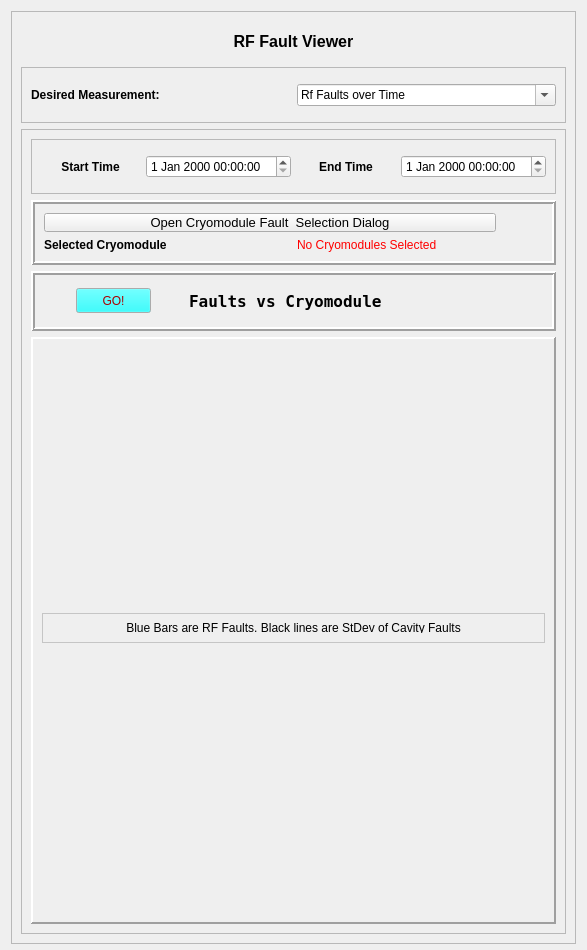
<?xml version="1.0" encoding="UTF-8"?>
<ui version="4.0">
 <class>Form</class>
 <widget class="QWidget" name="Form">
  <property name="geometry">
   <rect>
    <x>0</x>
    <y>0</y>
    <width>587</width>
    <height>950</height>
   </rect>
  </property>
  <property name="windowTitle">
   <string>Form</string>
  </property>
  <layout class="QVBoxLayout" name="verticalLayout">
   <property name="bottomMargin">
    <number>6</number>
   </property>
   <item>
    <layout class="QGridLayout" name="gridLayout">
     <item row="0" column="0">
      <widget class="QFrame" name="frame">
       <property name="frameShape">
        <enum>QFrame::StyledPanel</enum>
       </property>
       <property name="frameShadow">
        <enum>QFrame::Raised</enum>
       </property>
       <layout class="QVBoxLayout" name="verticalLayout_2">
        <item>
         <widget class="QLabel" name="label_6">
          <property name="maximumSize">
           <size>
            <width>16777215</width>
            <height>40</height>
           </size>
          </property>
          <property name="font">
           <font>
            <pointsize>12</pointsize>
            <weight>75</weight>
            <bold>true</bold>
           </font>
          </property>
          <property name="text">
           <string>RF Fault Viewer</string>
          </property>
          <property name="alignment">
           <set>Qt::AlignCenter</set>
          </property>
         </widget>
        </item>
        <item>
         <widget class="QFrame" name="frame_2">
          <property name="sizePolicy">
           <sizepolicy hsizetype="Preferred" vsizetype="Preferred">
            <horstretch>0</horstretch>
            <verstretch>20</verstretch>
           </sizepolicy>
          </property>
          <property name="minimumSize">
           <size>
            <width>0</width>
            <height>56</height>
           </size>
          </property>
          <property name="maximumSize">
           <size>
            <width>16777215</width>
            <height>56</height>
           </size>
          </property>
          <property name="frameShape">
           <enum>QFrame::StyledPanel</enum>
          </property>
          <property name="frameShadow">
           <enum>QFrame::Raised</enum>
          </property>
          <layout class="QHBoxLayout" name="horizontalLayout">
           <item>
            <widget class="QLabel" name="label">
             <property name="font">
              <font>
               <weight>75</weight>
               <bold>true</bold>
              </font>
             </property>
             <property name="text">
              <string>Desired Measurement:</string>
             </property>
            </widget>
           </item>
           <item>
            <widget class="QComboBox" name="RfFltSel">
             <property name="editable">
              <bool>true</bool>
             </property>
             <property name="currentText">
              <string>Rf Faults over Time</string>
             </property>
             <property name="maxCount">
              <number>3</number>
             </property>
            </widget>
           </item>
          </layout>
         </widget>
        </item>
        <item>
         <widget class="QFrame" name="frame_3">
          <property name="frameShape">
           <enum>QFrame::StyledPanel</enum>
          </property>
          <property name="frameShadow">
           <enum>QFrame::Raised</enum>
          </property>
          <layout class="QVBoxLayout" name="verticalLayout_3">
           <item>
            <widget class="QFrame" name="frame_6">
             <property name="maximumSize">
              <size>
               <width>16777215</width>
               <height>55</height>
              </size>
             </property>
             <property name="frameShape">
              <enum>QFrame::StyledPanel</enum>
             </property>
             <property name="frameShadow">
              <enum>QFrame::Raised</enum>
             </property>
             <layout class="QHBoxLayout" name="horizontalLayout_3">
              <item>
               <widget class="QLabel" name="label_4">
                <property name="font">
                 <font>
                  <weight>75</weight>
                  <bold>true</bold>
                 </font>
                </property>
                <property name="text">
                 <string>Start Time</string>
                </property>
                <property name="alignment">
                 <set>Qt::AlignCenter</set>
                </property>
               </widget>
              </item>
              <item>
               <widget class="QDateTimeEdit" name="StartTime"/>
              </item>
              <item>
               <widget class="QLabel" name="label_5">
                <property name="font">
                 <font>
                  <weight>75</weight>
                  <bold>true</bold>
                 </font>
                </property>
                <property name="text">
                 <string>End Time</string>
                </property>
                <property name="alignment">
                 <set>Qt::AlignCenter</set>
                </property>
               </widget>
              </item>
              <item>
               <widget class="QDateTimeEdit" name="EndTime">
                <property name="calendarPopup">
                 <bool>false</bool>
                </property>
               </widget>
              </item>
             </layout>
            </widget>
           </item>
           <item>
            <widget class="QFrame" name="frame_4">
             <property name="enabled">
              <bool>true</bool>
             </property>
             <property name="sizePolicy">
              <sizepolicy hsizetype="Preferred" vsizetype="Minimum">
               <horstretch>0</horstretch>
               <verstretch>0</verstretch>
              </sizepolicy>
             </property>
             <property name="minimumSize">
              <size>
               <width>0</width>
               <height>60</height>
              </size>
             </property>
             <property name="maximumSize">
              <size>
               <width>16777215</width>
               <height>65</height>
              </size>
             </property>
             <property name="frameShape">
              <enum>QFrame::Box</enum>
             </property>
             <property name="frameShadow">
              <enum>QFrame::Raised</enum>
             </property>
             <property name="lineWidth">
              <number>2</number>
             </property>
             <layout class="QGridLayout" name="gridLayout_3">
              <item row="0" column="0" colspan="2">
               <widget class="QPushButton" name="CMSelection">
                <property name="maximumSize">
                 <size>
                  <width>452</width>
                  <height>16777215</height>
                 </size>
                </property>
                <property name="font">
                 <font>
                  <pointsize>10</pointsize>
                  <weight>50</weight>
                  <bold>false</bold>
                 </font>
                </property>
                <property name="text">
                 <string>Open Cryomodule Fault  Selection Dialog</string>
                </property>
                <property name="autoDefault">
                 <bool>true</bool>
                </property>
               </widget>
              </item>
              <item row="1" column="0">
               <widget class="QLabel" name="label_2">
                <property name="maximumSize">
                 <size>
                  <width>125160</width>
                  <height>16777215</height>
                 </size>
                </property>
                <property name="font">
                 <font>
                  <weight>75</weight>
                  <bold>true</bold>
                 </font>
                </property>
                <property name="text">
                 <string>Selected Cryomodule</string>
                </property>
               </widget>
              </item>
              <item row="1" column="1">
               <widget class="QLabel" name="Changes">
                <property name="palette">
                 <palette>
                  <active>
                   <colorrole role="WindowText">
                    <brush brushstyle="SolidPattern">
                     <color alpha="255">
                      <red>255</red>
                      <green>0</green>
                      <blue>0</blue>
                     </color>
                    </brush>
                   </colorrole>
                   <colorrole role="Button">
                    <brush brushstyle="SolidPattern">
                     <color alpha="255">
                      <red>239</red>
                      <green>235</green>
                      <blue>231</blue>
                     </color>
                    </brush>
                   </colorrole>
                   <colorrole role="Light">
                    <brush brushstyle="SolidPattern">
                     <color alpha="255">
                      <red>255</red>
                      <green>127</green>
                      <blue>127</blue>
                     </color>
                    </brush>
                   </colorrole>
                   <colorrole role="Midlight">
                    <brush brushstyle="SolidPattern">
                     <color alpha="255">
                      <red>255</red>
                      <green>63</green>
                      <blue>63</blue>
                     </color>
                    </brush>
                   </colorrole>
                   <colorrole role="Dark">
                    <brush brushstyle="SolidPattern">
                     <color alpha="255">
                      <red>127</red>
                      <green>0</green>
                      <blue>0</blue>
                     </color>
                    </brush>
                   </colorrole>
                   <colorrole role="Mid">
                    <brush brushstyle="SolidPattern">
                     <color alpha="255">
                      <red>170</red>
                      <green>0</green>
                      <blue>0</blue>
                     </color>
                    </brush>
                   </colorrole>
                   <colorrole role="Text">
                    <brush brushstyle="SolidPattern">
                     <color alpha="255">
                      <red>0</red>
                      <green>0</green>
                      <blue>0</blue>
                     </color>
                    </brush>
                   </colorrole>
                   <colorrole role="BrightText">
                    <brush brushstyle="SolidPattern">
                     <color alpha="255">
                      <red>255</red>
                      <green>255</green>
                      <blue>255</blue>
                     </color>
                    </brush>
                   </colorrole>
                   <colorrole role="ButtonText">
                    <brush brushstyle="SolidPattern">
                     <color alpha="255">
                      <red>0</red>
                      <green>0</green>
                      <blue>0</blue>
                     </color>
                    </brush>
                   </colorrole>
                   <colorrole role="Base">
                    <brush brushstyle="SolidPattern">
                     <color alpha="255">
                      <red>255</red>
                      <green>255</green>
                      <blue>255</blue>
                     </color>
                    </brush>
                   </colorrole>
                   <colorrole role="Window">
                    <brush brushstyle="SolidPattern">
                     <color alpha="255">
                      <red>255</red>
                      <green>0</green>
                      <blue>0</blue>
                     </color>
                    </brush>
                   </colorrole>
                   <colorrole role="Shadow">
                    <brush brushstyle="SolidPattern">
                     <color alpha="255">
                      <red>0</red>
                      <green>0</green>
                      <blue>0</blue>
                     </color>
                    </brush>
                   </colorrole>
                   <colorrole role="AlternateBase">
                    <brush brushstyle="SolidPattern">
                     <color alpha="255">
                      <red>255</red>
                      <green>127</green>
                      <blue>127</blue>
                     </color>
                    </brush>
                   </colorrole>
                   <colorrole role="ToolTipBase">
                    <brush brushstyle="SolidPattern">
                     <color alpha="255">
                      <red>255</red>
                      <green>255</green>
                      <blue>220</blue>
                     </color>
                    </brush>
                   </colorrole>
                   <colorrole role="ToolTipText">
                    <brush brushstyle="SolidPattern">
                     <color alpha="255">
                      <red>0</red>
                      <green>0</green>
                      <blue>0</blue>
                     </color>
                    </brush>
                   </colorrole>
                  </active>
                  <inactive>
                   <colorrole role="WindowText">
                    <brush brushstyle="SolidPattern">
                     <color alpha="255">
                      <red>255</red>
                      <green>0</green>
                      <blue>0</blue>
                     </color>
                    </brush>
                   </colorrole>
                   <colorrole role="Button">
                    <brush brushstyle="SolidPattern">
                     <color alpha="255">
                      <red>239</red>
                      <green>235</green>
                      <blue>231</blue>
                     </color>
                    </brush>
                   </colorrole>
                   <colorrole role="Light">
                    <brush brushstyle="SolidPattern">
                     <color alpha="255">
                      <red>255</red>
                      <green>127</green>
                      <blue>127</blue>
                     </color>
                    </brush>
                   </colorrole>
                   <colorrole role="Midlight">
                    <brush brushstyle="SolidPattern">
                     <color alpha="255">
                      <red>255</red>
                      <green>63</green>
                      <blue>63</blue>
                     </color>
                    </brush>
                   </colorrole>
                   <colorrole role="Dark">
                    <brush brushstyle="SolidPattern">
                     <color alpha="255">
                      <red>127</red>
                      <green>0</green>
                      <blue>0</blue>
                     </color>
                    </brush>
                   </colorrole>
                   <colorrole role="Mid">
                    <brush brushstyle="SolidPattern">
                     <color alpha="255">
                      <red>170</red>
                      <green>0</green>
                      <blue>0</blue>
                     </color>
                    </brush>
                   </colorrole>
                   <colorrole role="Text">
                    <brush brushstyle="SolidPattern">
                     <color alpha="255">
                      <red>0</red>
                      <green>0</green>
                      <blue>0</blue>
                     </color>
                    </brush>
                   </colorrole>
                   <colorrole role="BrightText">
                    <brush brushstyle="SolidPattern">
                     <color alpha="255">
                      <red>255</red>
                      <green>255</green>
                      <blue>255</blue>
                     </color>
                    </brush>
                   </colorrole>
                   <colorrole role="ButtonText">
                    <brush brushstyle="SolidPattern">
                     <color alpha="255">
                      <red>0</red>
                      <green>0</green>
                      <blue>0</blue>
                     </color>
                    </brush>
                   </colorrole>
                   <colorrole role="Base">
                    <brush brushstyle="SolidPattern">
                     <color alpha="255">
                      <red>255</red>
                      <green>255</green>
                      <blue>255</blue>
                     </color>
                    </brush>
                   </colorrole>
                   <colorrole role="Window">
                    <brush brushstyle="SolidPattern">
                     <color alpha="255">
                      <red>255</red>
                      <green>0</green>
                      <blue>0</blue>
                     </color>
                    </brush>
                   </colorrole>
                   <colorrole role="Shadow">
                    <brush brushstyle="SolidPattern">
                     <color alpha="255">
                      <red>0</red>
                      <green>0</green>
                      <blue>0</blue>
                     </color>
                    </brush>
                   </colorrole>
                   <colorrole role="AlternateBase">
                    <brush brushstyle="SolidPattern">
                     <color alpha="255">
                      <red>255</red>
                      <green>127</green>
                      <blue>127</blue>
                     </color>
                    </brush>
                   </colorrole>
                   <colorrole role="ToolTipBase">
                    <brush brushstyle="SolidPattern">
                     <color alpha="255">
                      <red>255</red>
                      <green>255</green>
                      <blue>220</blue>
                     </color>
                    </brush>
                   </colorrole>
                   <colorrole role="ToolTipText">
                    <brush brushstyle="SolidPattern">
                     <color alpha="255">
                      <red>0</red>
                      <green>0</green>
                      <blue>0</blue>
                     </color>
                    </brush>
                   </colorrole>
                  </inactive>
                  <disabled>
                   <colorrole role="WindowText">
                    <brush brushstyle="SolidPattern">
                     <color alpha="255">
                      <red>127</red>
                      <green>0</green>
                      <blue>0</blue>
                     </color>
                    </brush>
                   </colorrole>
                   <colorrole role="Button">
                    <brush brushstyle="SolidPattern">
                     <color alpha="255">
                      <red>239</red>
                      <green>235</green>
                      <blue>231</blue>
                     </color>
                    </brush>
                   </colorrole>
                   <colorrole role="Light">
                    <brush brushstyle="SolidPattern">
                     <color alpha="255">
                      <red>255</red>
                      <green>127</green>
                      <blue>127</blue>
                     </color>
                    </brush>
                   </colorrole>
                   <colorrole role="Midlight">
                    <brush brushstyle="SolidPattern">
                     <color alpha="255">
                      <red>255</red>
                      <green>63</green>
                      <blue>63</blue>
                     </color>
                    </brush>
                   </colorrole>
                   <colorrole role="Dark">
                    <brush brushstyle="SolidPattern">
                     <color alpha="255">
                      <red>127</red>
                      <green>0</green>
                      <blue>0</blue>
                     </color>
                    </brush>
                   </colorrole>
                   <colorrole role="Mid">
                    <brush brushstyle="SolidPattern">
                     <color alpha="255">
                      <red>170</red>
                      <green>0</green>
                      <blue>0</blue>
                     </color>
                    </brush>
                   </colorrole>
                   <colorrole role="Text">
                    <brush brushstyle="SolidPattern">
                     <color alpha="255">
                      <red>127</red>
                      <green>0</green>
                      <blue>0</blue>
                     </color>
                    </brush>
                   </colorrole>
                   <colorrole role="BrightText">
                    <brush brushstyle="SolidPattern">
                     <color alpha="255">
                      <red>255</red>
                      <green>255</green>
                      <blue>255</blue>
                     </color>
                    </brush>
                   </colorrole>
                   <colorrole role="ButtonText">
                    <brush brushstyle="SolidPattern">
                     <color alpha="255">
                      <red>127</red>
                      <green>0</green>
                      <blue>0</blue>
                     </color>
                    </brush>
                   </colorrole>
                   <colorrole role="Base">
                    <brush brushstyle="SolidPattern">
                     <color alpha="255">
                      <red>255</red>
                      <green>0</green>
                      <blue>0</blue>
                     </color>
                    </brush>
                   </colorrole>
                   <colorrole role="Window">
                    <brush brushstyle="SolidPattern">
                     <color alpha="255">
                      <red>255</red>
                      <green>0</green>
                      <blue>0</blue>
                     </color>
                    </brush>
                   </colorrole>
                   <colorrole role="Shadow">
                    <brush brushstyle="SolidPattern">
                     <color alpha="255">
                      <red>0</red>
                      <green>0</green>
                      <blue>0</blue>
                     </color>
                    </brush>
                   </colorrole>
                   <colorrole role="AlternateBase">
                    <brush brushstyle="SolidPattern">
                     <color alpha="255">
                      <red>255</red>
                      <green>0</green>
                      <blue>0</blue>
                     </color>
                    </brush>
                   </colorrole>
                   <colorrole role="ToolTipBase">
                    <brush brushstyle="SolidPattern">
                     <color alpha="255">
                      <red>255</red>
                      <green>255</green>
                      <blue>220</blue>
                     </color>
                    </brush>
                   </colorrole>
                   <colorrole role="ToolTipText">
                    <brush brushstyle="SolidPattern">
                     <color alpha="255">
                      <red>0</red>
                      <green>0</green>
                      <blue>0</blue>
                     </color>
                    </brush>
                   </colorrole>
                  </disabled>
                 </palette>
                </property>
                <property name="font">
                 <font>
                  <strikeout>false</strikeout>
                 </font>
                </property>
                <property name="frameShape">
                 <enum>QFrame::NoFrame</enum>
                </property>
                <property name="text">
                 <string>No Cryomodules Selected</string>
                </property>
               </widget>
              </item>
             </layout>
            </widget>
           </item>
           <item>
            <widget class="QFrame" name="frame_7">
             <property name="enabled">
              <bool>true</bool>
             </property>
             <property name="sizePolicy">
              <sizepolicy hsizetype="Preferred" vsizetype="Preferred">
               <horstretch>0</horstretch>
               <verstretch>0</verstretch>
              </sizepolicy>
             </property>
             <property name="minimumSize">
              <size>
               <width>0</width>
               <height>50</height>
              </size>
             </property>
             <property name="maximumSize">
              <size>
               <width>16777215</width>
               <height>60</height>
              </size>
             </property>
             <property name="baseSize">
              <size>
               <width>0</width>
               <height>50</height>
              </size>
             </property>
             <property name="frameShape">
              <enum>QFrame::Box</enum>
             </property>
             <property name="frameShadow">
              <enum>QFrame::Raised</enum>
             </property>
             <property name="lineWidth">
              <number>2</number>
             </property>
             <layout class="QHBoxLayout" name="horizontalLayout_4">
              <item>
               <widget class="QPushButton" name="GO">
                <property name="enabled">
                 <bool>true</bool>
                </property>
                <property name="maximumSize">
                 <size>
                  <width>75</width>
                  <height>25</height>
                 </size>
                </property>
                <property name="palette">
                 <palette>
                  <active>
                   <colorrole role="WindowText">
                    <brush brushstyle="SolidPattern">
                     <color alpha="255">
                      <red>170</red>
                      <green>0</green>
                      <blue>0</blue>
                     </color>
                    </brush>
                   </colorrole>
                   <colorrole role="Button">
                    <brush brushstyle="SolidPattern">
                     <color alpha="255">
                      <red>0</red>
                      <green>255</green>
                      <blue>255</blue>
                     </color>
                    </brush>
                   </colorrole>
                   <colorrole role="ButtonText">
                    <brush brushstyle="SolidPattern">
                     <color alpha="255">
                      <red>170</red>
                      <green>0</green>
                      <blue>0</blue>
                     </color>
                    </brush>
                   </colorrole>
                  </active>
                  <inactive>
                   <colorrole role="WindowText">
                    <brush brushstyle="SolidPattern">
                     <color alpha="255">
                      <red>170</red>
                      <green>0</green>
                      <blue>0</blue>
                     </color>
                    </brush>
                   </colorrole>
                   <colorrole role="Button">
                    <brush brushstyle="SolidPattern">
                     <color alpha="255">
                      <red>0</red>
                      <green>255</green>
                      <blue>255</blue>
                     </color>
                    </brush>
                   </colorrole>
                   <colorrole role="ButtonText">
                    <brush brushstyle="SolidPattern">
                     <color alpha="255">
                      <red>170</red>
                      <green>0</green>
                      <blue>0</blue>
                     </color>
                    </brush>
                   </colorrole>
                  </inactive>
                  <disabled>
                   <colorrole role="WindowText">
                    <brush brushstyle="SolidPattern">
                     <color alpha="255">
                      <red>190</red>
                      <green>190</green>
                      <blue>190</blue>
                     </color>
                    </brush>
                   </colorrole>
                   <colorrole role="Button">
                    <brush brushstyle="SolidPattern">
                     <color alpha="255">
                      <red>0</red>
                      <green>255</green>
                      <blue>255</blue>
                     </color>
                    </brush>
                   </colorrole>
                   <colorrole role="ButtonText">
                    <brush brushstyle="SolidPattern">
                     <color alpha="255">
                      <red>190</red>
                      <green>190</green>
                      <blue>190</blue>
                     </color>
                    </brush>
                   </colorrole>
                  </disabled>
                 </palette>
                </property>
                <property name="acceptDrops">
                 <bool>false</bool>
                </property>
                <property name="text">
                 <string>GO!</string>
                </property>
               </widget>
              </item>
              <item>
               <widget class="QLabel" name="label_3">
                <property name="sizePolicy">
                 <sizepolicy hsizetype="Maximum" vsizetype="Preferred">
                  <horstretch>0</horstretch>
                  <verstretch>0</verstretch>
                 </sizepolicy>
                </property>
                <property name="minimumSize">
                 <size>
                  <width>0</width>
                  <height>20</height>
                 </size>
                </property>
                <property name="maximumSize">
                 <size>
                  <width>320</width>
                  <height>40</height>
                 </size>
                </property>
                <property name="palette">
                 <palette>
                  <active>
                   <colorrole role="Button">
                    <brush brushstyle="SolidPattern">
                     <color alpha="255">
                      <red>255</red>
                      <green>255</green>
                      <blue>255</blue>
                     </color>
                    </brush>
                   </colorrole>
                   <colorrole role="Base">
                    <brush brushstyle="SolidPattern">
                     <color alpha="255">
                      <red>255</red>
                      <green>255</green>
                      <blue>255</blue>
                     </color>
                    </brush>
                   </colorrole>
                   <colorrole role="Window">
                    <brush brushstyle="SolidPattern">
                     <color alpha="255">
                      <red>255</red>
                      <green>255</green>
                      <blue>255</blue>
                     </color>
                    </brush>
                   </colorrole>
                  </active>
                  <inactive>
                   <colorrole role="Button">
                    <brush brushstyle="SolidPattern">
                     <color alpha="255">
                      <red>255</red>
                      <green>255</green>
                      <blue>255</blue>
                     </color>
                    </brush>
                   </colorrole>
                   <colorrole role="Base">
                    <brush brushstyle="SolidPattern">
                     <color alpha="255">
                      <red>255</red>
                      <green>255</green>
                      <blue>255</blue>
                     </color>
                    </brush>
                   </colorrole>
                   <colorrole role="Window">
                    <brush brushstyle="SolidPattern">
                     <color alpha="255">
                      <red>255</red>
                      <green>255</green>
                      <blue>255</blue>
                     </color>
                    </brush>
                   </colorrole>
                  </inactive>
                  <disabled>
                   <colorrole role="Button">
                    <brush brushstyle="SolidPattern">
                     <color alpha="255">
                      <red>255</red>
                      <green>255</green>
                      <blue>255</blue>
                     </color>
                    </brush>
                   </colorrole>
                   <colorrole role="Base">
                    <brush brushstyle="SolidPattern">
                     <color alpha="255">
                      <red>255</red>
                      <green>255</green>
                      <blue>255</blue>
                     </color>
                    </brush>
                   </colorrole>
                   <colorrole role="Window">
                    <brush brushstyle="SolidPattern">
                     <color alpha="255">
                      <red>255</red>
                      <green>255</green>
                      <blue>255</blue>
                     </color>
                    </brush>
                   </colorrole>
                  </disabled>
                 </palette>
                </property>
                <property name="font">
                 <font>
                  <family>Bitstream Vera Sans Mono</family>
                  <pointsize>12</pointsize>
                  <weight>75</weight>
                  <italic>false</italic>
                  <bold>true</bold>
                 </font>
                </property>
                <property name="text">
                 <string>Faults vs Cryomodule</string>
                </property>
                <property name="alignment">
                 <set>Qt::AlignJustify|Qt::AlignVCenter</set>
                </property>
                <property name="margin">
                 <number>-2</number>
                </property>
                <property name="indent">
                 <number>-1</number>
                </property>
                <property name="openExternalLinks">
                 <bool>false</bool>
                </property>
               </widget>
              </item>
             </layout>
            </widget>
           </item>
           <item>
            <widget class="QFrame" name="frame_5">
             <property name="frameShape">
              <enum>QFrame::Panel</enum>
             </property>
             <property name="frameShadow">
              <enum>QFrame::Raised</enum>
             </property>
             <property name="lineWidth">
              <number>2</number>
             </property>
             <layout class="QGridLayout" name="gridLayout_2">
              <item row="0" column="0">
               <widget class="QFrame" name="frame_8">
                <property name="sizePolicy">
                 <sizepolicy hsizetype="Preferred" vsizetype="Maximum">
                  <horstretch>0</horstretch>
                  <verstretch>0</verstretch>
                 </sizepolicy>
                </property>
                <property name="maximumSize">
                 <size>
                  <width>16777215</width>
                  <height>30</height>
                 </size>
                </property>
                <property name="palette">
                 <palette>
                  <active>
                   <colorrole role="Base">
                    <brush brushstyle="SolidPattern">
                     <color alpha="255">
                      <red>255</red>
                      <green>255</green>
                      <blue>255</blue>
                     </color>
                    </brush>
                   </colorrole>
                   <colorrole role="Window">
                    <brush brushstyle="SolidPattern">
                     <color alpha="255">
                      <red>255</red>
                      <green>255</green>
                      <blue>255</blue>
                     </color>
                    </brush>
                   </colorrole>
                  </active>
                  <inactive>
                   <colorrole role="Base">
                    <brush brushstyle="SolidPattern">
                     <color alpha="255">
                      <red>255</red>
                      <green>255</green>
                      <blue>255</blue>
                     </color>
                    </brush>
                   </colorrole>
                   <colorrole role="Window">
                    <brush brushstyle="SolidPattern">
                     <color alpha="255">
                      <red>255</red>
                      <green>255</green>
                      <blue>255</blue>
                     </color>
                    </brush>
                   </colorrole>
                  </inactive>
                  <disabled>
                   <colorrole role="Base">
                    <brush brushstyle="SolidPattern">
                     <color alpha="255">
                      <red>255</red>
                      <green>255</green>
                      <blue>255</blue>
                     </color>
                    </brush>
                   </colorrole>
                   <colorrole role="Window">
                    <brush brushstyle="SolidPattern">
                     <color alpha="255">
                      <red>255</red>
                      <green>255</green>
                      <blue>255</blue>
                     </color>
                    </brush>
                   </colorrole>
                  </disabled>
                 </palette>
                </property>
                <property name="frameShape">
                 <enum>QFrame::StyledPanel</enum>
                </property>
                <property name="frameShadow">
                 <enum>QFrame::Raised</enum>
                </property>
                <layout class="QHBoxLayout" name="horizontalLayout_2">
                 <item>
                  <widget class="QLabel" name="label_7">
                   <property name="maximumSize">
                    <size>
                     <width>16777215</width>
                     <height>25</height>
                    </size>
                   </property>
                   <property name="text">
                    <string>Blue Bars are RF Faults. Black lines are StDev of Cavity Faults</string>
                   </property>
                   <property name="alignment">
                    <set>Qt::AlignCenter</set>
                   </property>
                  </widget>
                 </item>
                </layout>
               </widget>
              </item>
              <item row="1" column="0">
               <layout class="QGridLayout" name="Plot1">
                <property name="leftMargin">
                 <number>1</number>
                </property>
                <property name="bottomMargin">
                 <number>2</number>
                </property>
               </layout>
              </item>
              <item row="2" column="0">
               <layout class="QGridLayout" name="Plot2">
                <property name="leftMargin">
                 <number>1</number>
                </property>
                <property name="bottomMargin">
                 <number>2</number>
                </property>
               </layout>
              </item>
             </layout>
            </widget>
           </item>
          </layout>
         </widget>
        </item>
       </layout>
      </widget>
     </item>
    </layout>
   </item>
  </layout>
 </widget>
 <resources/>
 <connections/>
</ui>
